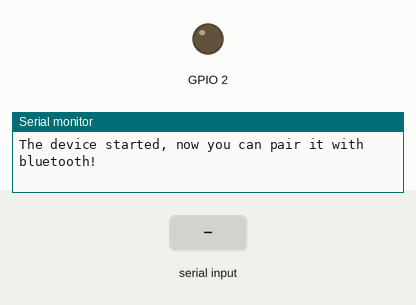
Simulated run of this program. Board: ESP32. Shown: output pins drawn as LEDs (lit = HIGH), the last lines printed to the serial monitor. The inputs (shaded band) are chosen by the test bench. Nothing arrives over Bluetooth unless stated.

Above: at 1.2 s.
1.3 s: "1" received over the second serial link
At 1.9 s:
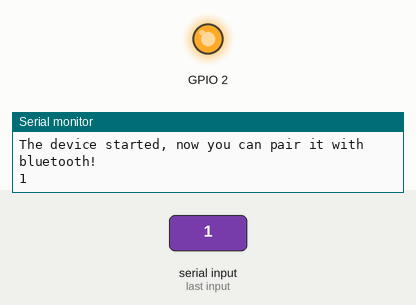
2.8 s: "0" received over the second serial link
At 3.4 s:
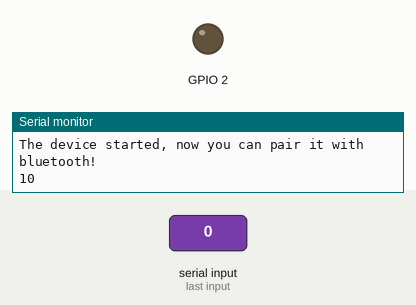
Timing chart, 0 to 5.8 s (numbered marks = the images above; inputs shaded):
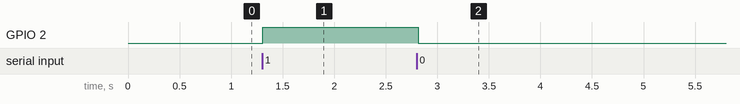

Measured:
- after the input at 1.3 s, GPIO 2: LOW → HIGH at once
- after the input at 2.8 s, GPIO 2: HIGH → LOW at once

The program:

main.cpp
```cpp
#include <Arduino.h>
#include <BluetoothSerial.h>

#if !defined(CONFIG_BT_ENABLED) || !defined(CONFIG_BLUEDROID_ENABLED)
#error Bluetooth is not enabled! Please run `make menuconfig` to and enable it
#endif

BluetoothSerial SerialBT;

uint8_t c;

void setup() {
  Serial.begin(115200);
  SerialBT.begin("ESP32test"); //Bluetooth device name
  Serial.println("The device started, now you can pair it with bluetooth!");

  pinMode(2, OUTPUT);
}

void loop() {
  if (SerialBT.available()) {
    c = SerialBT.read();
    Serial.write(c);
    if(c=='1'){
      digitalWrite(2, HIGH);
    } else if (c=='0'){
      digitalWrite(2, LOW);
    }
  }
  delay(20);
}
```
